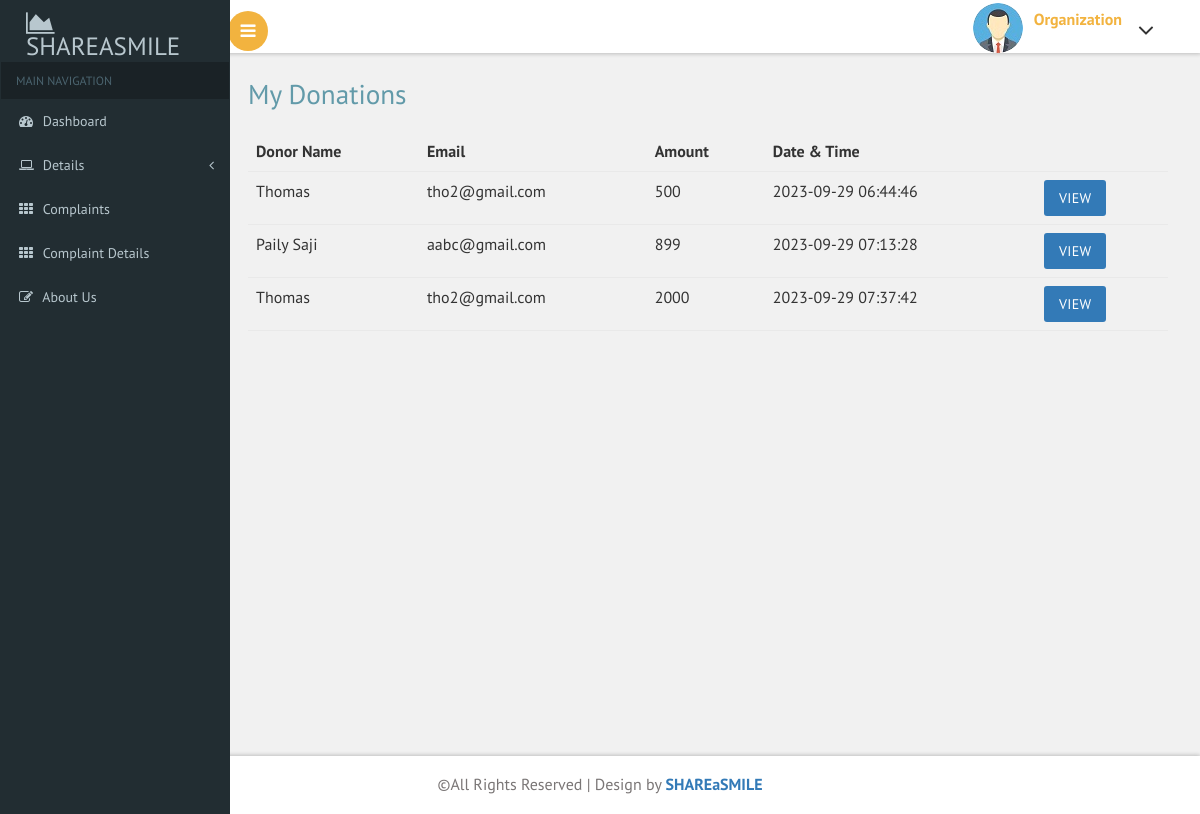
The app's page /organisation/recieve.php (signed in), older data.
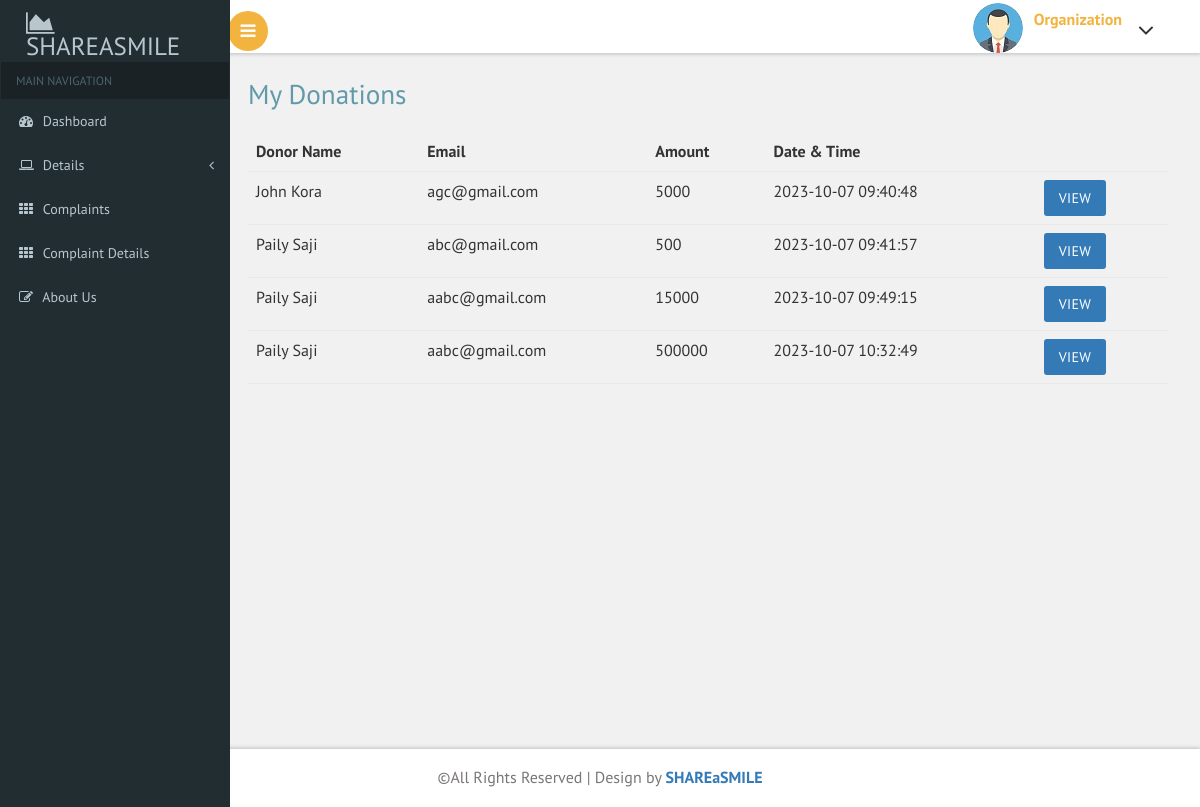
The same page, newer data.
### tables this page shows
CREATE TABLE `payment` (
  `payment_id` int(11) NOT NULL,
  `full_name` varchar(100) NOT NULL,
  `email` varchar(100) NOT NULL,
  `phone_number` varchar(15) NOT NULL,
  `city` varchar(100) NOT NULL,
  `address` varchar(500) NOT NULL,
  `amount` varchar(20) NOT NULL,
  `payment_status` int(11) NOT NULL,
  `donor_email` varchar(50) NOT NULL,
  `organization_email` varchar(500) NOT NULL,
  `donation_id` int(11) NOT NULL,
  `time_stamp` timestamp NOT NULL DEFAULT current_timestamp()
);

### organisation/recieve.php (the view, shortened to what this page needs)
<?php
include("header.php");
$email = $_SESSION['email'];
?>
<div id="page-wrapper">
    <div class="main-page">
        <h2 class="title1">My Donations</h2>
        <table class="table table-hover">
            <thead>
                <th>Donor Name</th>
                <th>Email</th>
                <th>Amount</th>
                <th>Date & Time</th>
                <th></th>
            </thead>
            <tbody>
                <?php
                require("connect.php");
                $sql = "SELECT * FROM payment WHERE organization_email='$email'";
                $res = mysqli_query($conn, $sql);
                if (mysqli_num_rows($res) > 0) {
                    while ($row = mysqli_fetch_assoc($res)) {
                ?>
                        <tr>
                            <td><?php echo $row['full_name'] ?></td>
                            <td><?php echo $row['email'] ?></td>
                            <td><?php echo $row['amount'] ?></td>
                            <td><?php echo $row['time_stamp'] ?></td>
                            <td><a class="btn btn-primary" href="fulldetails.php?id=<?php echo $row['payment_id'] ?>&donation_id=<?php echo $row['donation_id']; ?>">View</a></td>
                        </tr>
                <?php
                    }
                }
                ?>
            </tbody>
        </table>
    </div>
</div>
<?php
include("footer.php");
?>

Row changes from the older to the newer data that the page shows:
removed payment: full_name "Thomas", email "tho2@gmail.com", amount "500", time_stamp "2023-09-29 06:44:46"
removed payment: full_name "Paily Saji", email "aabc@gmail.com", amount "899", time_stamp "2023-09-29 07:13:28"
removed payment: full_name "Thomas", email "tho2@gmail.com", amount "2000", time_stamp "2023-09-29 07:37:42"
added payment: full_name "John Kora", email "agc@gmail.com", amount "5000", time_stamp "2023-10-07 09:40:48"
added payment: full_name "Paily Saji", email "abc@gmail.com", amount "500", time_stamp "2023-10-07 09:41:57"
added payment: full_name "Paily Saji", email "aabc@gmail.com", amount "15000", time_stamp "2023-10-07 09:49:15"
added payment: full_name "Paily Saji", email "aabc@gmail.com", amount "500000", time_stamp "2023-10-07 10:32:49"
